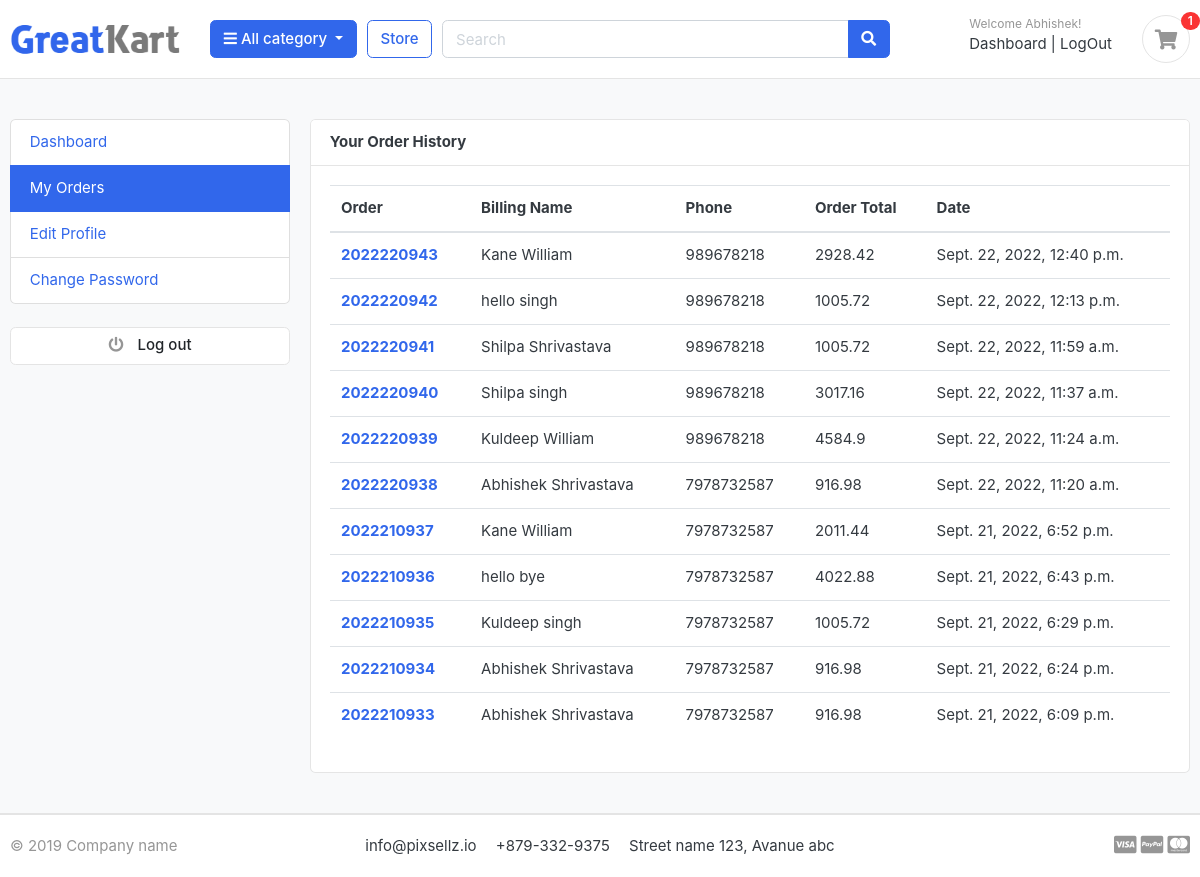
The page /accounts/my_orders/ (signed in) on the database as committed earlier.
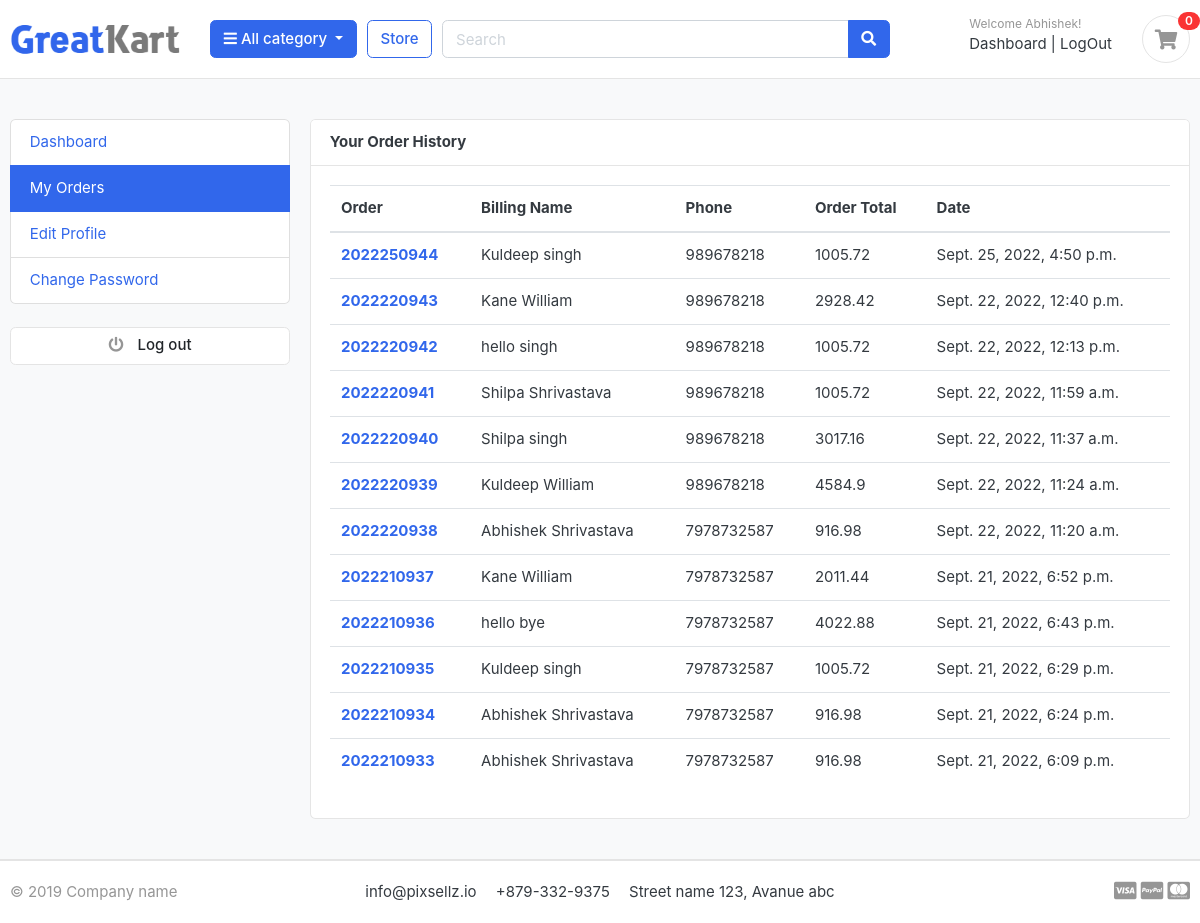
The same page on the database as committed later.
### orders/models.py (models this page shows, shortened)
class Order(models.Model):
    STATUS = (
        ('New','New'),
        ('Accepted','Accepted'),
        ('Completed','Completed'),
        ('Cancelled','Cancelled'),
    )
    user = models.ForeignKey(Accounts,on_delete=models.SET_NULL,null=True)
    payment = models.ForeignKey(Payment,on_delete=models.SET_NULL,blank=True,null=True)
    order_number = models.CharField(max_length=20)
    first_name = models.CharField(max_length=50)
    last_name = models.CharField(max_length=50)
    phone = models.CharField(max_length=15)
    email = models.EmailField(max_length=50)
    address_line_1 = models.CharField(max_length=60)
    address_line_2 = models.CharField(max_length=60,blank=True)
    country = models.CharField(max_length=50)
    state = models.CharField(max_length=50)
    city = models.CharField(max_length=50)
    order_note = models.CharField(max_length=100,blank=True)
    order_total = models.FloatField()
    tax = models.FloatField()
    status = models.CharField(max_length=10,choices=STATUS,default='New')
    ip = models.CharField(blank=True,max_length=22)
    is_ordered = models.BooleanField(default=False)
    created_at = models.DateTimeField(auto_now_add=True)
    updated_at = models.DateTimeField(auto_now=True)
    def full_name(self):
        return f'{self.first_name} {self.last_name}'

### accounts/views.py (the view)
# urls.py: path('my_orders/',views.my_orders,name='my_orders'),
@login_required(login_url='login')
def my_orders(request):
    orders = Order.objects.filter(user=request.user, is_ordered=True).order_by('-created_at')
    context = {
        'orders': orders,
    }
    return render(request, 'accounts/my_orders.html', context)

### Category/context_processors.py (called while the page is built)
def menu_links(request):
    links = Category.objects.all()
    return dict(links=links )

### Category/models.py (called while the page is built)
    def get_url(self):
        return reverse('products_by_category',args = [self.slug])

### carts/context_processors.py (called while the page is built)
def counter(request):
    cart_count = 0
    if 'admin' in request.path:
        return {}
    else:
        try:
            cart = Cart.objects.filter(cart_id=_cart_id(request))
            if request.user.is_authenticated:
                cart_items = CartItem.objects.filter(user=request.user)
            else:
                cart_items = CartItem.objects.all().filter(cart=cart[:1])
            for cart_item in cart_items:
                cart_count = cart_count + cart_item.quantity
        except cart.DoesNotExist:
            cart_count = 0
    return dict(cart_count=cart_count)

### carts/views.py (called while the page is built)
def _cart_id(request):
    cart = request.session.session_key
    if not cart:
        cart = request.session.create()
    return cart

### templates/accounts/my_orders.html (shortened to what this page needs)
{% extends 'base.html' %}
{% block content %}
<!DOCTYPE HTML>
<html lang="en">
<head>
    <link href="css/bootstrap.css" rel="stylesheet" type="text/css"/>
    <link href="fonts/fontawesome/css/all.min.css" type="text/css" rel="stylesheet">
    <link href="css/ui.css" rel="stylesheet" type="text/css"/>
    <link href="css/responsive.css" rel="stylesheet" media="only screen and (max-width: 1200px)"/>
</head>
<body>
<section class="section-conten padding-y bg">
    <div class="container">
        <div class="row">
            <aside class="col-md-3">
                <ul class="list-group">
                    <a class="list-group-item  {% if '/accounts/' == request.path %} active{% endif %}"
                       href="{% url 'dashboard' %}"> Dashboard</a>
                    <a class="list-group-item  {% if '/my_orders/' in request.path %} active{% endif %}"
                       href="{% url 'my_orders' %}"> My Orders </a>
                    <a class="list-group-item  {% if '/edit_profile/' in request.path %} active{% endif %}"
                       href="{% url 'edit_profile' %}"> Edit Profile </a>
                    <a class="list-group-item  {% if '/change_password/' in request.path %} active{% endif %}"
                       href="{% url 'change_password' %}">Change Password </a>
                </ul>
                <br>
                <a class="btn btn-light btn-block" href="{% url 'logout' %}"> <i class="fa fa-power-off"></i> <span
                        class="text">Log out</span> </a>
            </aside>
            <main class="col-md-9">
                <article class="card">
                    <header class="card-header">
                        <strong class="d-inline-block mr-3">Your Order History</strong>
                    </header>
                    <div class="card-body">
                        <div class="row">
                            <div class="col-md-12">
                                <table class="table table-hover">
                                    <thead>
                                    <tr>
                                        <th scope="col">Order</th>
                                        <th scope="col">Billing Name</th>
                                        <th scope="col">Phone</th>
                                        <th scope="col">Order Total</th>
                                        <th scope="col">Date</th>
                                    </tr>
                                    </thead>
                                    <tbody>
                                    {% for order in orders %}
                                    <tr>
                                        <th scope="row"><a href="{% url 'order_detail' order.order_number %}"> {{order.order_number}}</th></a>
                                        <td>{{order.full_name}}</td>
                                        <td>{{order.phone }}</td>
                                        <td>{{order.order_total }}</td>
                                        <td>{{order.created_at }}</td>
                                    </tr>
                                    {% endfor%}
                                    </tbody>
                                </table>
                            </div>
</section>
{% endblock %}

### templates/includes/navbar.html (shortened to what this page needs)
{% load static %}
<header class="section-header">
<section class="header-main border-bottom">
  <div class="container">
<div class="row align-items-center">
  <div class="col-lg-2 col-md-3 col-6">
    <a href="{% url 'homee' %}" class="brand-wrap">
      <img class="logo" src="{% static './images/logo.png' %}">
    </a>
  </div>
  <div class="col-lg col-sm col-md col-6 flex-grow-0">
    <div class="category-wrap dropdown d-inline-block float-right">
      <button type="button" class="btn btn-primary dropdown-toggle" data-toggle="dropdown">
        <i class="fa fa-bars"></i> All category
      </button>
    </div>
  </div>
  <a href="{% url 'homee' %}" class="btn btn-outline-primary">Store</a>
  <div class="col-lg  col-md-6 col-sm-12 col">
    <form action="{% url 'search' %}" class="search" method='GET'>
      <div class="input-group w-100">
          <input type="text" class="form-control" style="width:60%;" placeholder="Search" name="keyword" required>
          <div class="input-group-append">
            <button class="btn btn-primary" type="submit">
              <i class="fa fa-search"></i>
            </button>
          </div>
        </div>
    </form>
  </div>
  <div class="col-lg-3 col-sm-6 col-8 order-2 order-lg-3">
        <div class="d-flex justify-content-end mb-3 mb-lg-0">
          {% if user.id is None %}
          <div class="widget-header">
            <small class="title text-muted">Welcome guest!</small>
            <div>
              <a href="{% url 'login' %}">Sign in</a> <span class="dark-transp"> | </span>
              <a href="{% url 'register' %}"> Register</a>
            </div>
          </div>
          {% else %}
          <div class="widget-header">
            <small class="title text-muted">Welcome {{user.first_name}}!</small>
            <div>
              <a href="{% url 'dashboard' %}">Dashboard</a> <span class="dark-transp"> | </span>
              <a href="{% url 'logout' %}"> LogOut </a>
            </div>
          </div>
          {% endif %}
          <a href="{% url 'carts' %}" class="widget-header pl-3 ml-3">
            <div class="icon icon-sm rounded-circle border"><i class="fa fa-shopping-cart"></i></div>
            <span class="badge badge-pill badge-danger notify">{{cart_count}}</span>
          </a>
        </div>
      </div>
</div>
  </div>
</section>
</header>

Rows that differ between the two databases and show on the page:
added Order: order_number "2022250944", full_name "Kuldeep singh", phone "989678218", order_total "1005.72", created_at "Sept. 25, 2022, 4:50 p.m."
Other text that changed with them:
{{ cart_count }}: "1" → "0"
